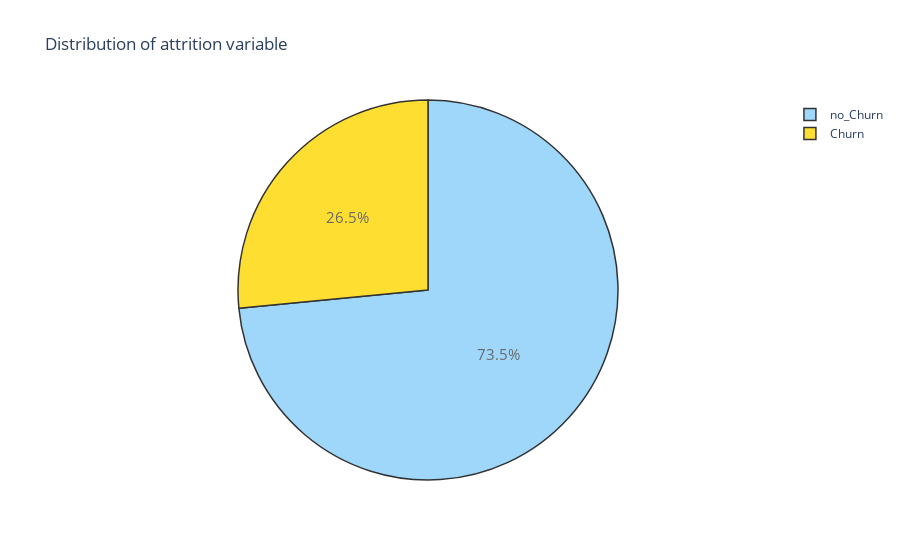

The cell this chart's notebook holds for it:
### Code cell
Churn = data[(data['Churn'] != 0)]
no_Churn = data[(data['Churn'] == 0)]


#------------PERCENTAGE-------------------
trace = go.Pie(labels = ['no_Churn', 'Churn'], values = data['Churn'].value_counts(), 
               textfont=dict(size=15), opacity = 0.8,
               marker=dict(colors=['lightskyblue','gold'], 
                           line=dict(color='#000000', width=1.5)))


layout = dict(title =  'Distribution of attrition variable')
           
fig = dict(data = [trace], layout=layout)
py.iplot(fig)

### Figure 1 — Plotly figure (JSON) as saved in the notebook; plotly's stock layout.template omitted (floating-point values rounded to 4 significant figures)
{"data": [{"labels": ["no_Churn", "Churn"], "marker": {"colors": ["lightskyblue", "gold"], "line": {"color": "#000000", "width": 1.5}}, "opacity": 0.8, "textfont": {"size": 15}, "type": "pie", "values": [5174, 1869]}], "layout": {"title": {"text": "Distribution of attrition variable"}}}
